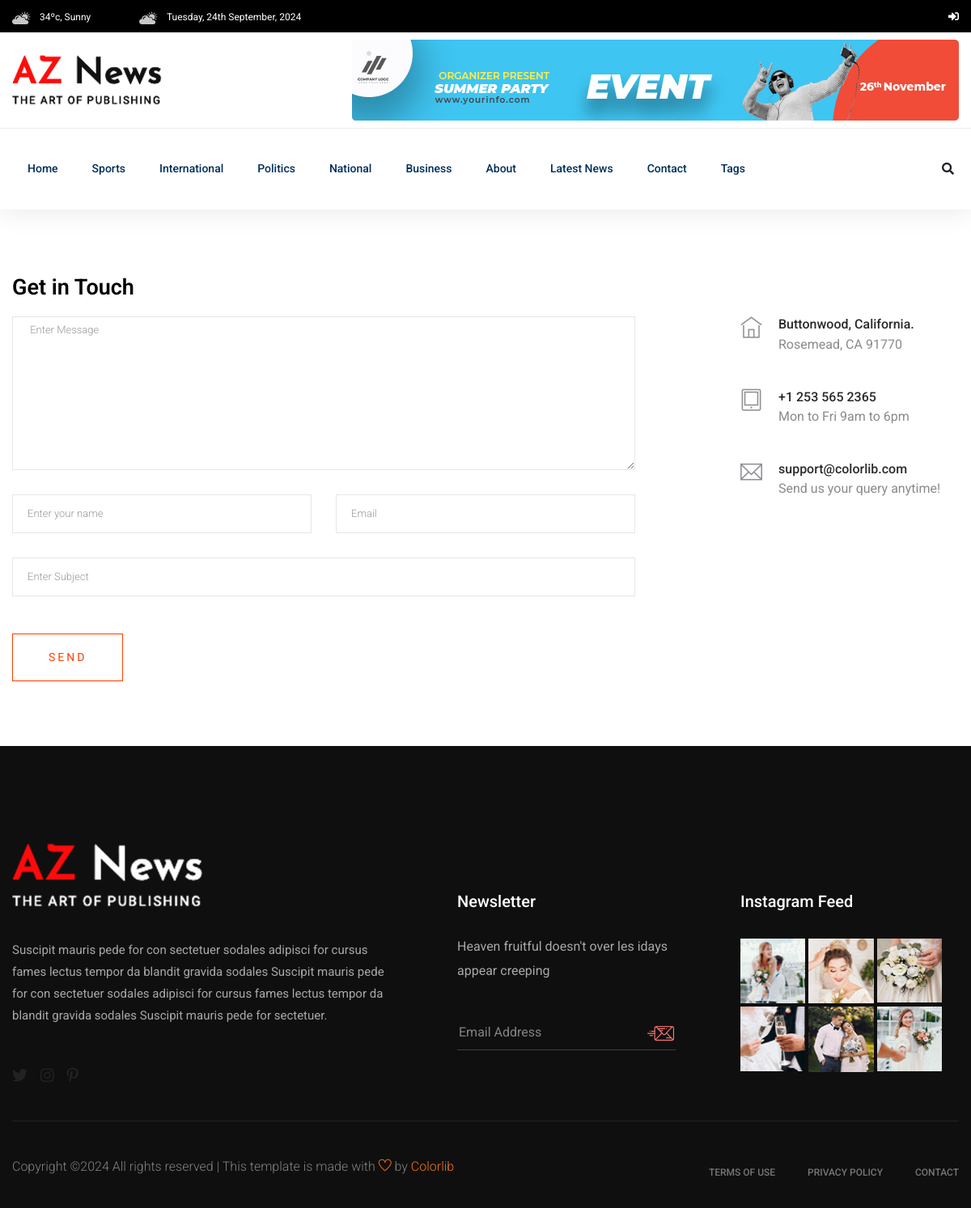
Page /contact/ on the committed database.
### newspaper/models.py (models this page shows, shortened)
class TimeStampModel(models.Model):
    created_at = models.DateTimeField(auto_now_add=True)
    updated_at = models.DateTimeField(auto_now=True)
    class Meta:
        abstract = True # do not create table for this model

class Category(TimeStampModel):
    name = models.CharField(max_length=20)

### newspaper/views.py (the view, shortened to what this page needs)
class ContactView(View):
    template_name = "aznews/main/contact.html"
    def get(self, request, *args, **kwargs):
        return render(
            request,
            self.template_name,
        )

### newspaper/navigation.py (called while the page is built)
def navigation(request):
    categories = Category.objects.all()[:5]
    tags = Tag.objects.all()[:10]
    trending_posts = Post.objects.filter(
        status="active", published_at__isnull=False
    ).order_by("-published_at", "-views_count")[:5]
    return {
        "tags": tags,
        "categories": categories,
        "trending_posts": trending_posts,
    }

### templates/aznews/main/contact.html (shortened to what this page needs)
{% extends "aznews/base.html" %}
{% block content %}
    <section class="contact-section">
        <div class="container">
            <div class="row">
                <div class="col-12">
                    <h2 class="contact-title">Get in Touch</h2>
                </div>
                <div class="col-lg-8">
                    <form class="form-contact contact_form"
                          action=""
                          method="post"
                          id="contactForm"
                          novalidate="novalidate">
                        <div class="row">
                            <div class="col-12">
                                <div class="form-group">
                                    <textarea class="form-control w-100"
                                              name="message"
                                              id="message"
                                              cols="30"
                                              rows="9"
                                              onfocus="this.placeholder = ''"
                                              onblur="this.placeholder = 'Enter Message'"
                                              placeholder=" Enter Message">{{ form.message.value }}</textarea>
                                </div>
                            </div>
                            <div class="col-sm-6">
                                <div class="form-group">
                                    <input class="form-control valid"
                                           name="name"
                                           id="name"
                                           type="text"
                                           onfocus="this.placeholder = ''"
                                           onblur="this.placeholder = 'Enter your name'"
                                           placeholder="Enter your name"
                                           value="{{ form.name.value }}">
                                </div>
                            </div>
                            <div class="col-sm-6">
                                <div class="form-group">
                                    <input class="form-control valid"
                                           name="email"
                                           id="email"
                                           type="email"
                                           onfocus="this.placeholder = ''"
                                           onblur="this.placeholder = 'Enter email address'"
                                           placeholder="Email"
                                           value="{{ form.email.value }}">
                                </div>
                            </div>
                            <div class="col-12">
                                <div class="form-group">
                                    <input class="form-control"
                                           name="subject"
                                           id="subject"
                                           type="text"
                                           onfocus="this.placeholder = ''"
                                           onblur="this.placeholder = 'Enter Subject'"
                                           placeholder="Enter Subject"
                                           value="{{ form.subject.value }}">
                                </div>
                            </div>
                        </div>
                        <div class="form-group mt-3">
                            <button type="submit" class="button button-contactForm boxed-btn">Send</button>
                        </div>
                    </form>
                </div>
                <div class="col-lg-3 offset-lg-1">
                    <div class="media contact-info">
                        <span class="contact-info__icon"><i class="ti-home"></i></span>
                        <div class="media-body">
                            <h3>Buttonwood, California.</h3>
                            <p>Rosemead, CA 91770</p>
                        </div>
                    </div>
                    <div class="media contact-info">
                        <span class="contact-info__icon"><i class="ti-tablet"></i></span>
                        <div class="media-body">
                            <h3>+1 253 565 2365</h3>
                            <p>Mon to Fri 9am to 6pm</p>
                        </div>
                    </div>
                    <div class="media contact-info">
                        <span class="contact-info__icon"><i class="ti-email"></i></span>
                        <div class="media-body">
                            <h3>support@colorlib.com</h3>
                            <p>Send us your query anytime!</p>
                        </div>
                    </div>
                </div>
            </div>
        </div>
    </section>
{% endblock content %}

### templates/aznews/header/header.html (shortened to what this page needs)
{% load static %}
<header>
    <div class="header-area">
        <div class="main-header ">
            <div class="header-top black-bg d-none d-md-block">
                <div class="container">
                    <div class="col-xl-12">
                        <div class="row d-flex justify-content-between align-items-center">
                            <div class="header-info-left">
                                <ul>
                                    <li>
                                        <img src="{% static 'aznews/assets/img/icon/header_icon1.png' %}" alt="">
                                        34ºc, Sunny
                                    </li>
                                    <li>
                                        <img src="{% static 'aznews/assets/img/icon/header_icon1.png' %}" alt="">
                                        {% now "l, jS F, Y" %}
                                    </li>
                                </ul>
                            </div>
                            <div class="header-info-right">
                                <ul class="header-social">
                                    {% if user.is_authenticated %}
                                        <li>
                                            <a href="{% url 'logout' %}"><i class="fas fa-sign-out-alt"></i></a>
                                        </li>
                                        <li>
                                            <a href="{% url 'blog:draft-list' %}"><i class="fas fa-tasks"></i></a>
                                        </li>
                                        <li>
                                            <a href="{% url 'blog:post-create' %}"><i class="fas fa-plus"></i></a>
                                        </li>
                                    {% else %}
                                        <li>
                                            <a href="{% url 'login' %}"><i class="fas fa-sign-in-alt"></i></a>
                                        </li>
                                    {% endif %}
                                </ul>
                            </div>
                        </div>
                    </div>
                </div>
            </div>
            <div class="header-mid d-none d-md-block">
                <div class="container">
                    <div class="row d-flex align-items-center">
                        <div class="col-xl-3 col-lg-3 col-md-3">
                            <div class="logo">
                                <a href="/">
                                    <img src="{% static 'aznews/assets/img/logo/logo.png' %}" alt="">
                                </a>
                            </div>
                        </div>
                        <div class="col-xl-9 col-lg-9 col-md-9">
                            <div class="header-banner f-right ">
                                <img src="{% static 'aznews/assets/img/hero/header_card.jpg' %}" alt="">
                            </div>
                        </div>
                    </div>
                </div>
            </div>
            <div class="header-bottom header-sticky">
                <div class="container">
                    <div class="row align-items-center">
                        <div class="col-xl-10 col-lg-10 col-md-12 header-flex">
                            <div class="main-menu d-none d-md-block">
                                <nav>
                                    <ul id="navigation">
                                        <li>
                                            <a href="/">Home</a>
                                        </li>
                                        {% for category in categories %}
                                            <li>
                                                <a href="{% url 'post-by-category' category.pk %}">{{ category.name }}</a>
                                            </li>
                                        {% endfor %}
                                        <li>
                                            <a href="{% url 'about' %}">About</a>
                                        </li>
                                        <li>
                                            <a href="{% url 'post-list' %}">Latest News</a>
                                        </li>
                                        <li>
                                            <a href="{% url 'contact' %}">Contact</a>
                                        </li>
                                        <li>
                                            <a href="#">Tags</a>
                                        </li>
                                    </ul>
                                </nav>
                            </div>
                        </div>
                        <div class="col-xl-2 col-lg-2 col-md-4">
                            <div class="header-right-btn f-right d-none d-lg-block">
                                <i class="fas fa-search special-tag"></i>
                            </div>
                        </div>
                        <div class="col-12">
                        </div>
                    </div>
                </div>
            </div>
        </div>
    </div>
</header>

### rows in the picture
Category: name "Sports"
Category: name "International"
Category: name "Politics"
Category: name "National"
Category: name "Business"
